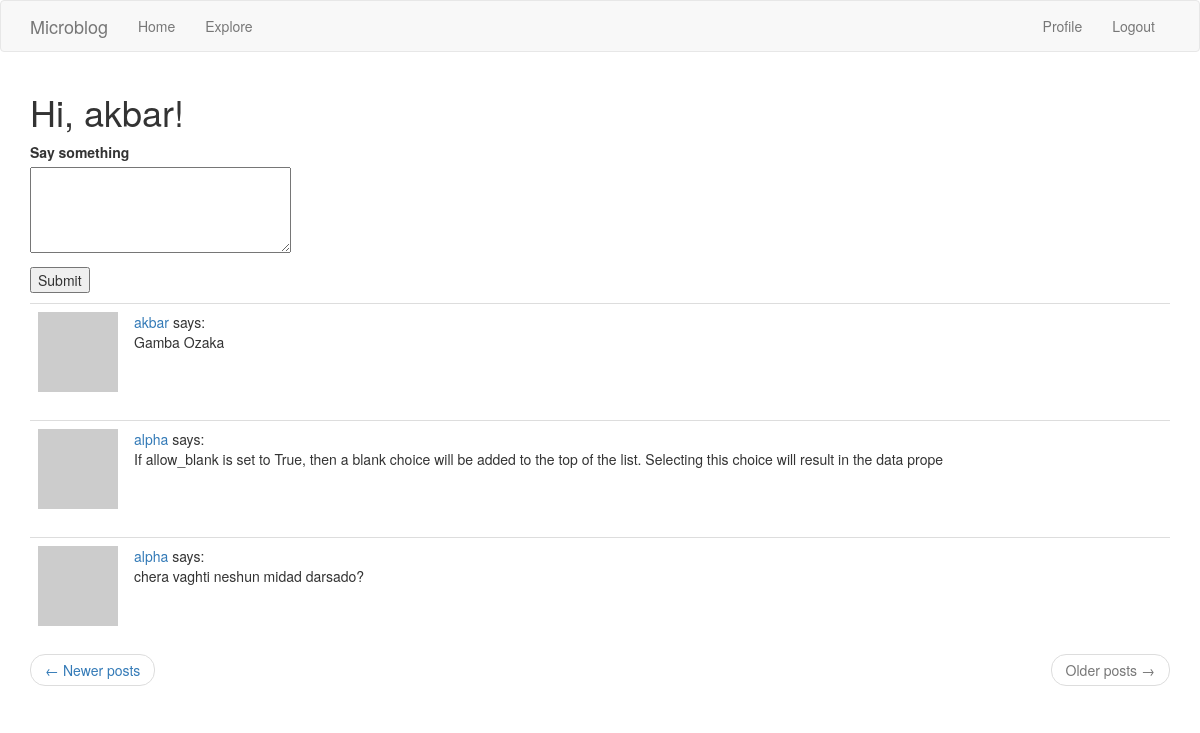
/index?page=3 (signed in), run on the app's committed database.
### app/models.py (models this page shows, shortened)
class User(UserMixin, db.Model):
    id = db.Column(db.Integer, primary_key=True)
    username = db.Column(db.String(64), index=True, unique=True)
    email = db.Column(db.String(120), index=True, unique=True)
    password_hash = db.Column(db.String(128))
    posts = db.relationship('Post', backref='author', lazy='dynamic')
    about_me = db.Column(db.String(140))
    last_seen = db.Column(db.DateTime, default=datetime.utcnow)
    followed = db.relationship(
        'User', secondary=followers,
        primaryjoin=(followers.c.follower_id == id),
        secondaryjoin=(followers.c.followed_id == id),
        backref=db.backref('followers', lazy='dynamic'), lazy='dynamic')
    def avatar(self, size):
        digest = md5(self.email.lower().encode('utf-8')).hexdigest()
        return 'https://www.gravatar.com/avatar/{}?d=identicon&s={}'.format(
            digest, size)
    def followed_posts(self):
        followed = Post.query.join(
            followers, (followers.c.followed_id == Post.user_id)).filter(
            followers.c.follower_id == self.id)
        own = Post.query.filter_by(user_id=self.id)
        return followed.union(own).order_by(Post.timestamp.desc())

class Post(db.Model):
    id = db.Column(db.Integer, primary_key=True)
    body = db.Column(db.String(140))
    timestamp = db.Column(db.DateTime, index=True, default=datetime.utcnow)
    user_id = db.Column(db.Integer, db.ForeignKey('user.id'))
    language = db.Column(db.String(5))

### app/routes.py (the view, shortened to what this page needs)
@app.route('/', methods=['GET', 'POST'])
@app.route('/index', methods=['GET', 'POST'])
@login_required
def index():
    form = PostForm()
    page = request.args.get('page', 1, type=int)
    posts = current_user.followed_posts().paginate(
        page=page, per_page=app.config['POSTS_PER_PAGE'], error_out=False)
    next_url = url_for('index', page=posts.next_num) if posts.has_next else None
    prev_url = url_for('index', page=posts.prev_num) if posts.has_prev else None
    return render_template('index.html', title=_('Home'), form=form,
                           posts=posts.items, next_url=next_url, prev_url=prev_url)

### app/forms.py
class PostForm(FlaskForm):
    post = TextAreaField(_l('Say something'), validators=[
        DataRequired(), Length(min=1, max=140)])
    submit = SubmitField('Submit')

### app/models.py (called while the page is built)
@login.user_loader
def load_user(id):
    return User.query.get(int(id))

### app/routes.py (called while the page is built)
@app.before_request
def before_request():
    if current_user.is_authenticated:
        current_user.last_seen = datetime.utcnow()
        db.session.commit()
    g.locale = str(get_locale())

### app/templates/index.html (shortened to what this page needs)
{% extends "base.html" %}
{% import 'bootstrap/wtf.html' as wtf %}
{% block app_content %}
    <h1>{{ _('Hi, %(username)s!', username=current_user.username) }}</h1>
    {% if form %}
    <form action="" method="post">
        <p>
            {{ form.post.label }}<br>
            {{ form.post(cols=32, rows=4) }}<br>
        </p>
        <p>{{ form.submit() }}</p>
    </form>
    {% endif %}
    {% for post in posts %}
        {% include '_post.html' %}
    {% endfor %}
    <nav aria-label="...">
        <ul class="pager">
            <li class="previous{% if not prev_url %} disabled{% endif %}">
                <a href="{{ prev_url or '#' }}">
                    <span aria-hidden="true">&larr;</span> {{ _('Newer posts') }}
                </a>
            </li>
            <li class="next{% if not next_url %} disabled{% endif %}">
                <a href="{{ next_url or '#' }}">
                    {{ _('Older posts') }} <span aria-hidden="true">&rarr;</span>
                </a>
            </li>
        </ul>
    </nav>
{% endblock %}

### app/templates/_post.html (shortened to what this page needs)
    <table class="table table-hover">
        <tr>
            <td width="70px">
                <a href="{{ url_for('user', username=post.author.username) }}">
                    <img src="{{ post.author.avatar(70) }}" />
                </a>
            </td>
            <td>
                <a href="{{ url_for('user', username=post.author.username) }}">
                    {{ post.author.username }}
                </a>
                says:
                <br>
                <span id="post{{ post.id }}">{{ post.body }}</span>
            </td>
        </tr>
    </table>

### data on the page
Post: author.username "akbar", body "Gamba Ozaka"
Post: author.username "alpha", body "If allow_blank is set to True, then a blank choice will be added to the top of the list. Selecting this choice will result in the data prope"
Post: author.username "alpha", body "chera vaghti neshun midad darsado?"
